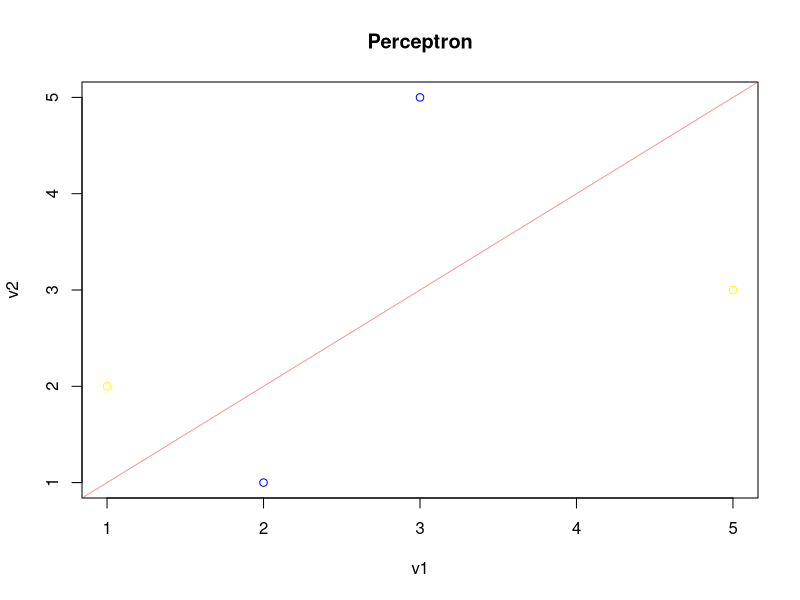

The R script that drew this image: (Note: this script raises an error after producing the figure.)
hingeError = function(W,X,Y) {
  misclassf = 0
  totalError = 0
  for(i in 1:nrow(X)) {
    tmp = Y[i]*(W %*% X[i,])
    if(tmp <= 0) 
      misclassf = misclassf + 1
      totalError = totalError - tmp
  }
  c(misclassf,totalError/nrow(X))
}

batch_gradient = function(W,X,Y) {
  delta = rep(0,ncol(X))
  for(i in 1:nrow(X)) {
     if(Y[i]*(W %*% X[i,]) <= 0)
       delta = delta - Y[i]* X[i,]
  }
  delta / nrow(X)
}

batch_gradient_descent = function(X,Y, learningRate, iterations) {
  W = rep(0,ncol(X))
  W_trace = W  
  error_trace = hingeError(W,X,Y)
  for(iter in 1:iterations) {
    grad = batch_gradient(W,X,Y)
    W = W - (learningRate * grad)
    error_current = hingeError(W, X, Y)
    
    W_trace = rbind(W_trace, W)
    error_trace = rbind(error_trace,error_current)
  }
  list(W_trace,error_trace)
}

display.trace = function(solution) {
  solution[[1]]
  solution[[2]]
}

plot.trace = function(X, Y, solution, iterations) {
  plot(X[,2],X[,3],col=ifelse(Y == -1,"yellow","blue"),xlab="v1",ylab="v2",main="Perceptron")
  weights = solution[[1]]
  for (i in 2:iterations) {
    W = weights[i,]
    abline(-W[1]/W[3], -W[2]/W[3], col=rgb(0.9,0,0,0.4))
  }
  abline(-W[1]/W[3], -W[2]/W[3], col="green", lwd=4)
  misclass = solution[[2]]
  plot(1:(iterations+1),misclass[,1],col="blue",xlab="Iterations",ylab="error",main="Convergence")
  
#   w1 = seq(-2, 4, 1)
#   w2 = seq(-2, 4, 1) 
#   err = outer(w1,w2,hingeError,weights,X,Y)
#   
#   persp3D(w1, w2, err[,1], xlab="w1", ylab="w2", zlab="error",col = ramp.col(n = 50, col = c("#FF033E", "#FFBF00", "#FF7E00", "#08E8DE", "#00FFFF", "#03C03C"), alpha = .1), border = "#808080", theta = -90, phi = 10, colkey = FALSE)
#   contour3D(b, m, z = 0, colvar = err, col = c("#FF7E00", "#FF033E"), alpha = .3, add = TRUE, colkey = FALSE)
#   points3D(solution$intercept,solution$slope , solution$error, pch = 20, col = 'red', add = TRUE)
#   

}

setwd("C:\\Users\\Thimma Reddy\\Documents\\GitHub\\datascience\\datasets")
data = read.csv("iris-train.csv", header = TRUE)
dim(data)
str(data)

data = data.frame(v1=c(1,3,2,5),v2=c(2,5,1,3),target=c(-1,1,1,-1))
X = data.frame(v0=rep(1,nrow(data)),data$v1,data$v2)
Y = data$target
X = as.matrix(X)

stepsize = 1
iterations = 100
solution = batch_gradient_descent(X, Y, stepsize, iterations)
display.trace(solution)
plot.trace(X,Y,solution,iterations)
